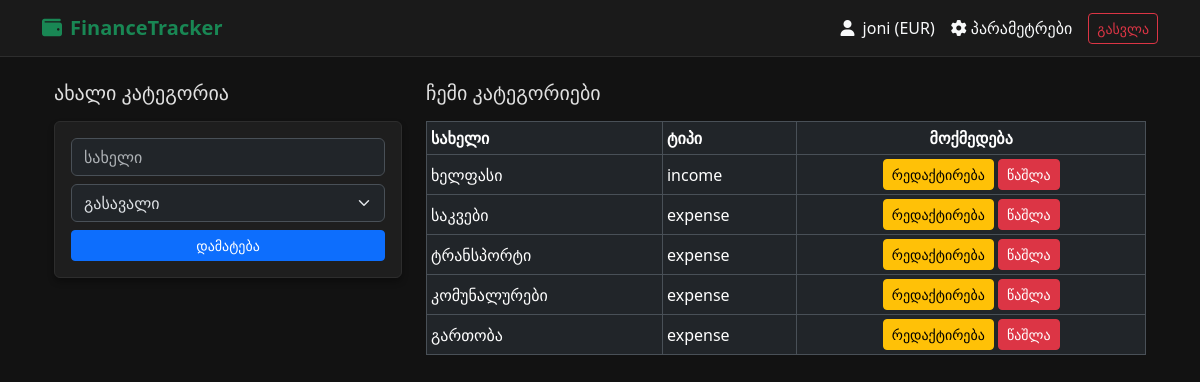
The page /categories (signed in) on the database its author committed.
### models/user.py (models this page shows)
class User(UserMixin, db.Model):
    __tablename__ = 'users'
    id = db.Column(db.Integer, primary_key=True)
    username = db.Column(db.String(150), unique=True, nullable=False)
    email = db.Column(db.String(150), unique=True, nullable=False)
    password_hash = db.Column(db.String(256), nullable=False)
    currency = db.Column(db.String(3), default="GEL")
    created_at = db.Column(db.DateTime, default=datetime.utcnow)
    is_admin=db.Column(db.Boolean,default=False)
    categories = db.relationship('Category', backref='user', lazy=True,cascade="all, delete-orphan")
    transactions = db.relationship('Transaction', backref='user', lazy=True,cascade="all, delete-orphan")
    budgets = db.relationship('Budget', backref='user', lazy=True,cascade="all, delete-orphan")

### models/category.py (models this page shows)
class Category(db.Model):
    __tablename__ = 'categories'
    id = db.Column(db.Integer, primary_key=True)
    user_id = db.Column(db.Integer, db.ForeignKey('users.id'), nullable=False)
    name = db.Column(db.String(100), nullable=False)
    type = db.Column(db.String(10), nullable=False)
    color = db.Column(db.String(7), default="#000000")
    transactions = db.relationship('Transaction', backref='category', lazy=True,cascade="all, delete-orphan")
    budgets = db.relationship('Budget', backref='category', lazy=True,cascade="all, delete-orphan")

### routes/category.py (the view)
@category_bp.route('/categories', methods=['GET'])
@custom_login_required
def index():
    user_categories = Category.query.filter_by(user_id=current_user.id).all()
    return render_template('categories.html', categories=user_categories)

### app.py (called while the page is built)
def create_app():
    app = Flask(__name__)
    app.config.from_object(Config)
    db.init_app(app)
    login_manager.init_app(app)
    login_manager.login_view = 'auth.login'
    @login_manager.user_loader
    def load_user(user_id):
        return User.query.get(int(user_id))
    app.register_blueprint(api_bp)
    app.register_blueprint(auth_bp)
    app.register_blueprint(dashboard_bp)
    app.register_blueprint(admin_bp)
    app.register_blueprint(settings_bp)
    app.register_blueprint(category_bp)
    @app.route('/')
    def home():
        return redirect(url_for('auth.login'))
    with app.app_context():
        db.create_all()
    @app.errorhandler(404)
    def page_not_found(e):
        return render_template('404.html'),404
    @app.errorhandler(500)
    def internal_error(e):
        return render_template('500.html'),500
    return app

### helpers.py (called while the page is built)
def custom_login_required(f):
    @wraps(f)
    def decorated_function(*args, **kwargs):
        if not current_user.is_authenticated:
            if request.path.startswith('/api/'):
                return jsonify({"error": "Unauthorized. Please log in."}), 401
            flash('გთხოვთ გაიაროთ ავტორიზაცია.', 'warning')
            return redirect(url_for('auth.login'))
        return f(*args, **kwargs)
    return decorated_function

### templates/categories.html (shortened to what this page needs)
{% extends "base.html" %}
{% block content %}
<div class="container mt-4">
    <div class="row">
        <div class="col-md-4">
            <h5 class="mb-3">ახალი კატეგორია</h5>
            <form action="{{ url_for('category.add_category') }}" method="POST" class="card p-3">
                <input type="text" name="name" class="form-control mb-2" placeholder="სახელი" required>
                <select name="type" class="form-select mb-2">
                    <option value="expense">გასავალი</option>
                </select>
                <button type="submit" class="btn btn-primary btn-sm">დამატება</button>
            </form>
        </div>
        <div class="col-md-8">
            <h5 class="mb-3">ჩემი კატეგორიები</h5>
            <table class="table table-sm table-bordered align-middle">
                <thead>
                    <tr><th>სახელი</th><th>ტიპი</th><th class="text-center">მოქმედება</th></tr>
                </thead>
                <tbody>
                    {% for cat in categories %}
                    <tr>
                        <td>{{ cat.name }}</td>
                        <td>{{ cat.type }}</td>
                        <td class="text-center">
                            <button class="btn btn-sm btn-warning" data-bs-toggle="modal" data-bs-target="#edit-{{ cat.id }}">რედაქტირება</button>
                            <form action="{{ url_for('category.delete_category', id=cat.id) }}" method="POST" class="d-inline">
                                <button type="submit" class="btn btn-sm btn-danger" onclick="return confirm('დარწმუნებული ხართ?')">წაშლა</button>
                            </form>
                        </td>
                    </tr>
                    {% else %}
                    <tr><td colspan="3" class="text-center">კატეგორიები არ არის.</td></tr>
                    {% endfor %}
                </tbody>
            </table>
        </div>
    </div>
</div>
{% endblock %}

### templates/base.html (shortened to what this page needs)
<!DOCTYPE html>
<html lang="ka" data-bs-theme="dark">
<head>
    <link href="https://cdn.jsdelivr.net/npm/bootstrap@5.3.2/dist/css/bootstrap.min.css" rel="stylesheet">
    <link rel="stylesheet" href="https://cdnjs.cloudflare.com/ajax/libs/font-awesome/6.4.0/css/all.min.css">
</head>
<body>
    <nav class="navbar navbar-expand-lg navbar-dark bg-dark mb-4">
        <div class="container">
            <a class="navbar-brand text-success fw-bold" href="{{ url_for('dashboard.index') }}">
                <i class="fa-solid fa-wallet me-2"></i>FinanceTracker
            </a>
            <div class="d-flex align-items-center">
                {% if current_user.is_authenticated %}
                    <span class="text-light me-3">
                        <i class="fa-solid fa-user me-1"></i> {{ current_user.username }} ({{ current_user.currency }})
                    </span>
                    <a class="text-light text-decoration-none me-3" href="{{ url_for('settings.index') }}">
                        <i class="fa-solid fa-gear me-1"></i>პარამეტრები
                    </a>
                    <a href="/logout" class="btn btn-outline-danger btn-sm">გასვლა</a>
                {% endif %}
            </div>
        </div>
    </nav>
    <div class="container">
        {% block content %}{% endblock %}
    </div>
</body>
</html>

### templates/base.html (style rules this page uses)
body { background-color: #121212; color: #e0e0e0; }
.card { background-color: #1e1e1e; border: 1px solid #2d2d2d; box-shadow: 0 4px 6px rgba(0,0,0,0.3); }
.navbar { background-color: #1a1a1a !important; border-bottom: 1px solid #2d2d2d; }

### rows shown on the page
User: username "joni", currency "EUR"
Category: name "ხელფასი", type "income"
Category: name "საკვები", type "expense"
Category: name "ტრანსპორტი", type "expense"
Category: name "კომუნალურები", type "expense"
Category: name "გართობა", type "expense"
